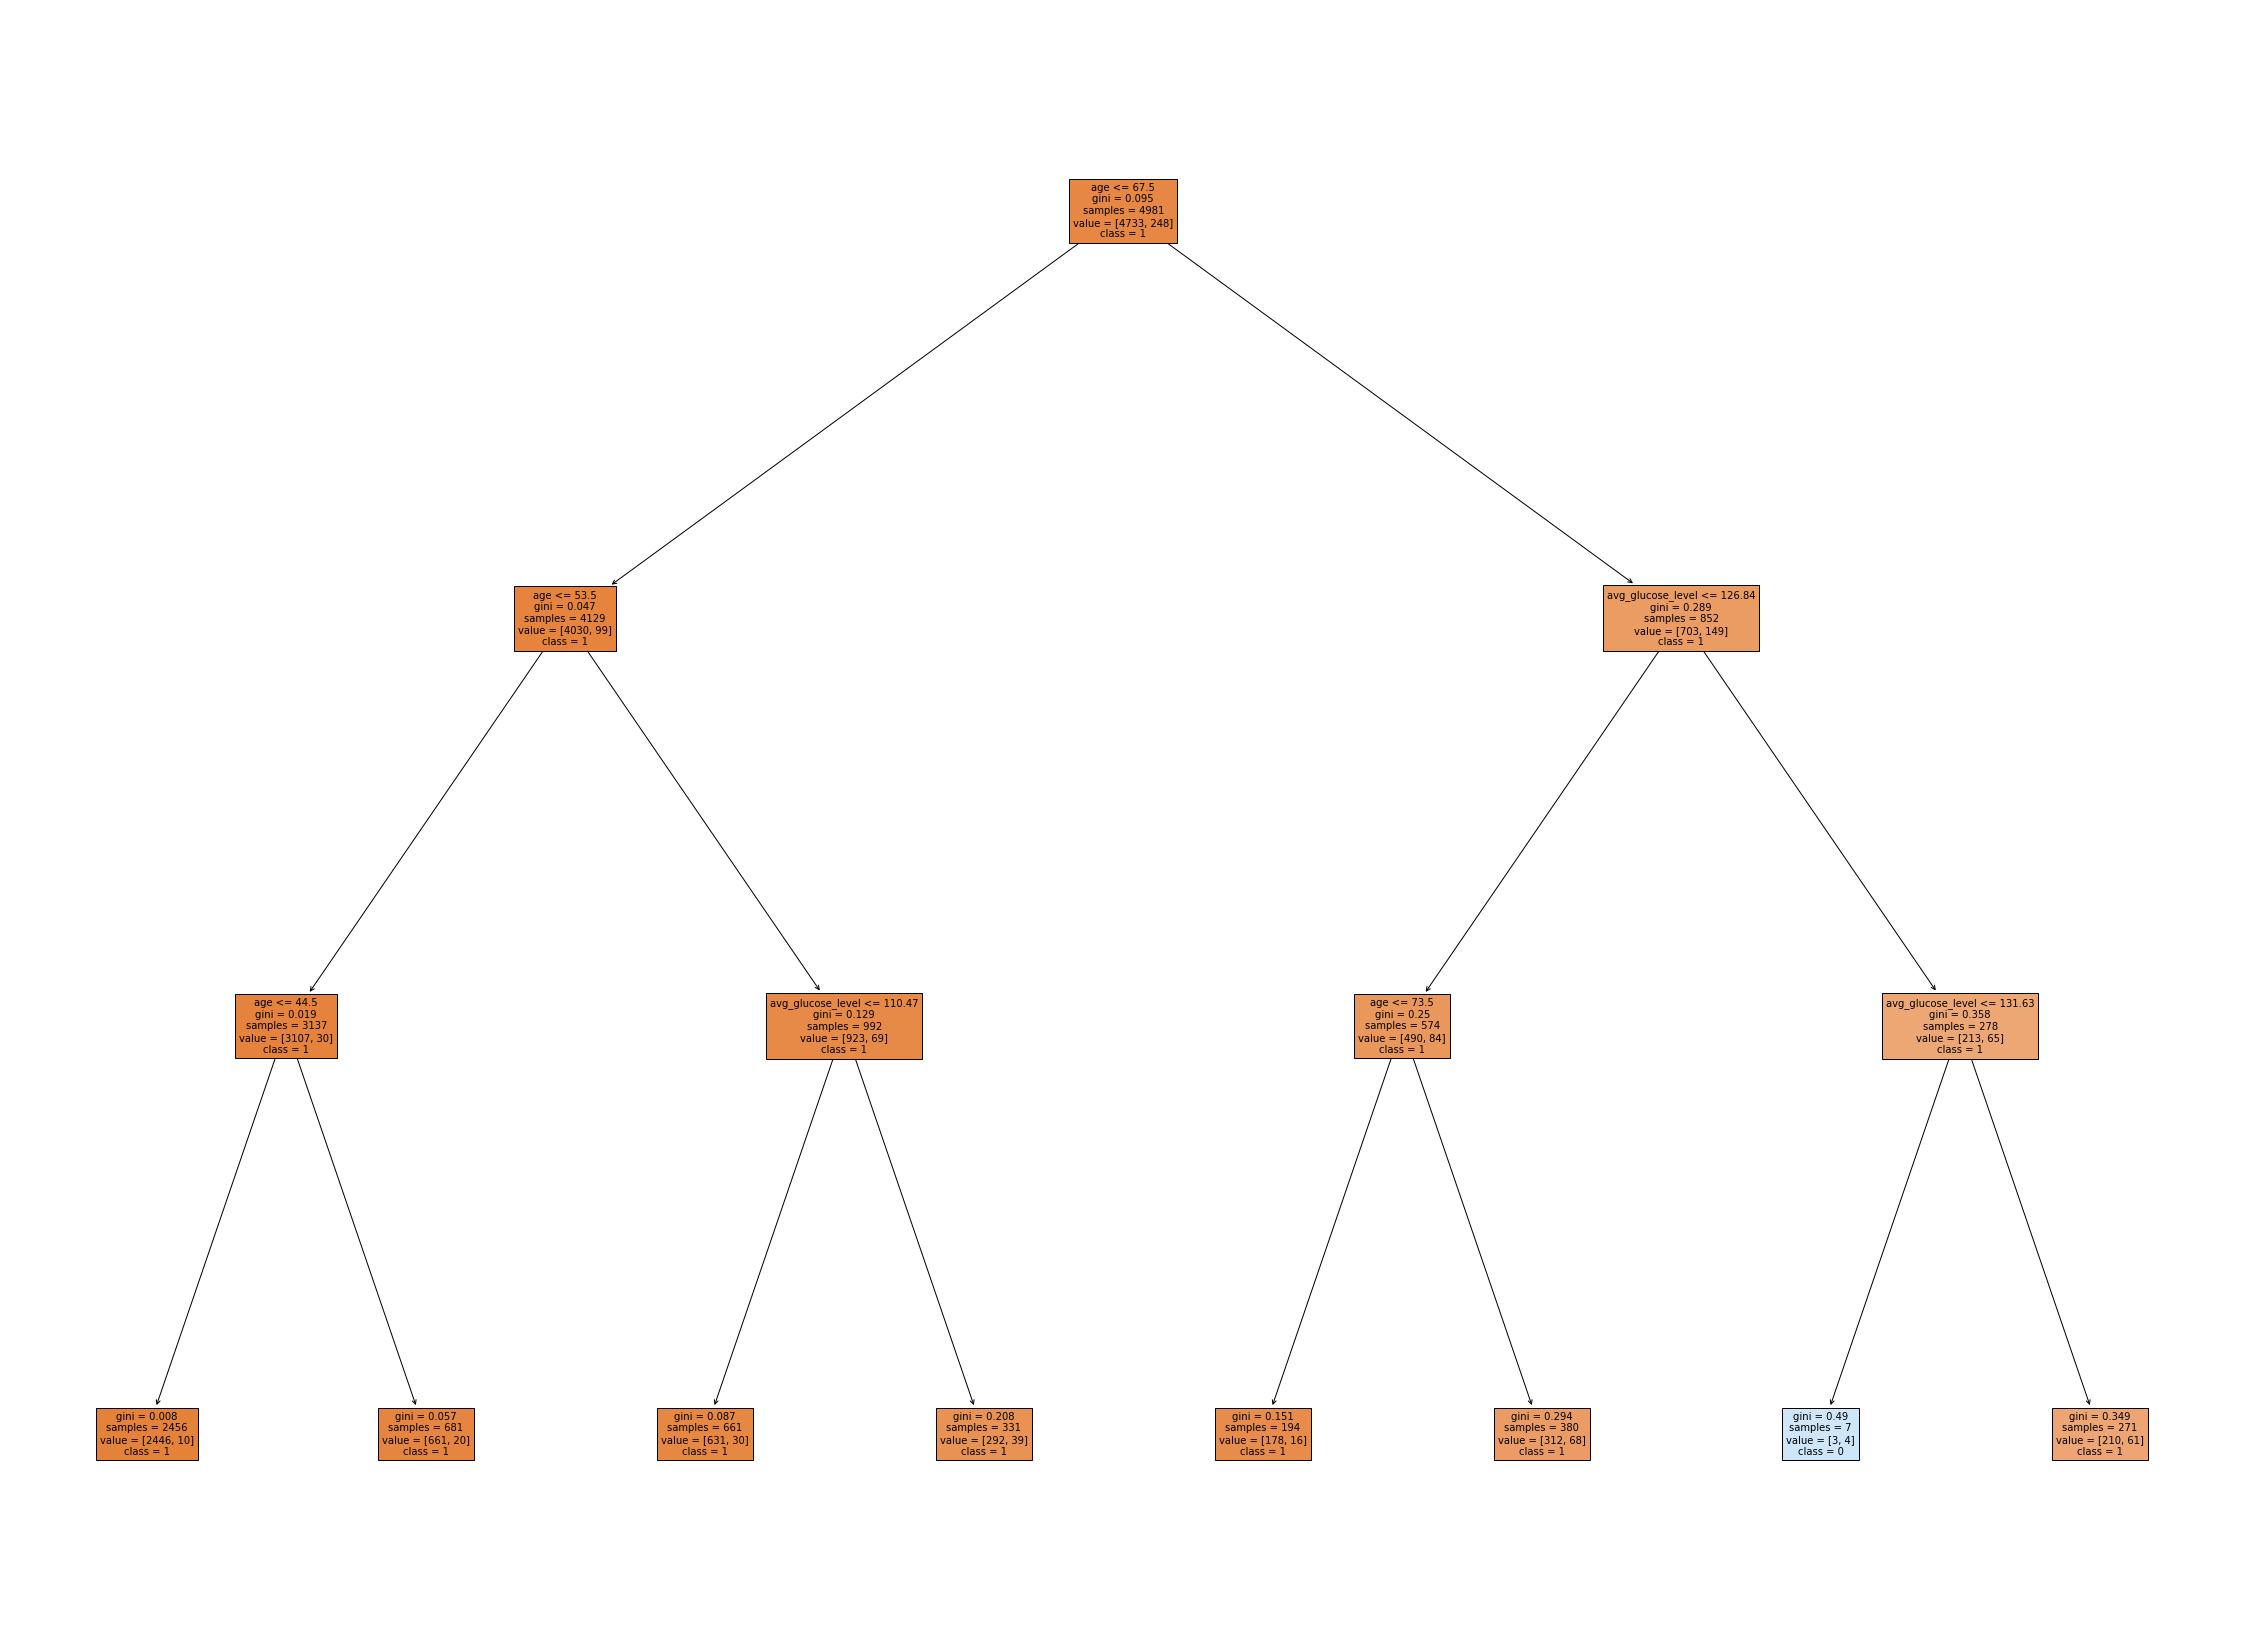

Write Python code to recreate this figure.
#!/usr/bin/env python3
# -*- coding: utf-8 -*-
"""
Created on Fri Nov 18 12:37:21 2022

@author: dai
"""

#!/usr/bin/env python3
# -*- coding: utf-8 -*-
"""
Created on Fri Nov 18 11:44:23 2022

@author: dai
"""
import pandas as pd
import numpy as np
import os
from sklearn.model_selection import StratifiedKFold,GridSearchCV,train_test_split,KFold
from sklearn.tree import DecisionTreeClassifier, plot_tree
from sklearn.metrics import roc_auc_score
import matplotlib.pyplot as plt
from sklearn.preprocessing import LabelEncoder

df = pd.read_csv("/home/dai/Desktop/dai2022/modulewise/practicalmachinelearning/kaggledatasets/Brainstrokeprediction/full_data.csv")
dummy_df=pd.get_dummies(df,drop_first=True)
x = dummy_df.drop('stroke',axis=1)
y = dummy_df["stroke"]

clf =  DecisionTreeClassifier(random_state=2022)

kfold = StratifiedKFold(n_splits=5,shuffle=True,random_state=2022)
params = {"max_depth":[None,3,5,10],
          "min_samples_split":[2,5,10,50],
          "min_samples_leaf":[1,5,10,50]}

gcv = GridSearchCV(clf, param_grid=params,cv=kfold,scoring='roc_auc')

gcv.fit(x,y)

print(gcv.best_params_)
print(gcv.best_score_)

gcv_model=gcv.best_estimator_

plt.figure(figsize=(40,30))
plot_tree(gcv_model,feature_names=x.columns,
          class_names=['1', '0'],
          filled=True,fontsize=10)

plt.figure()
print(gcv_model.feature_importances_)
ind = np.arange(14)
plt.bar(ind,gcv_model.feature_importances_)
plt.xticks(ind,x.columns,rotation=90)
plt.title('feature importance')
plt.xlabel('variables')
plt.show()
